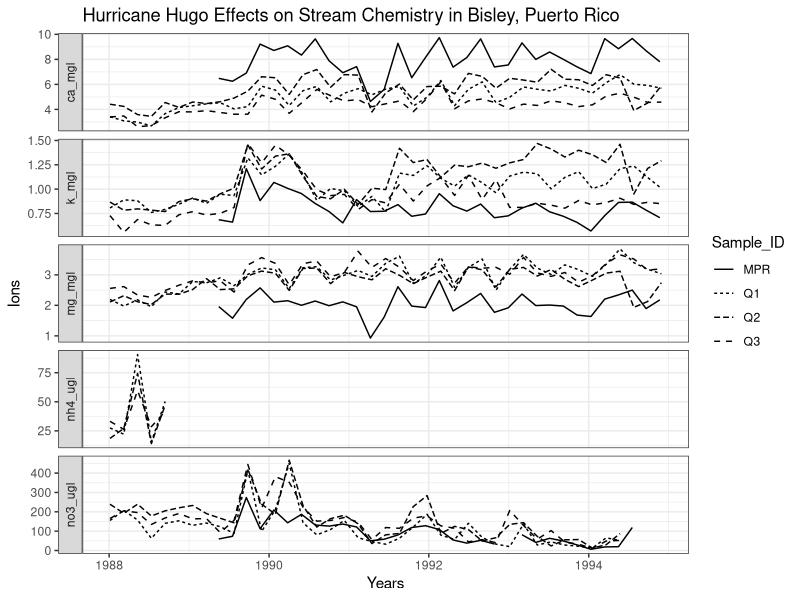

Source code (R):
library(tidyverse)
binded_long_output <- read_csv("output/bined_long.csv")
hurricane_date <- as.Date("1989-09-18")

figure3_recreation <- binded_long_output |>
  ggplot(
    mapping = aes(
      x = window_start,
      y = window_mean,
      group = Sample_ID,
      linetype = Sample_ID,
    )
  ) +
  geom_line() +
  theme_linedraw() +
  theme_bw() +
  theme(legend.position = "right") +
  facet_grid(vars(binded_long_output$ions), scales = "free", switch = "y") +
  ylab("Ions") +
  xlab("Years") +
  labs(title = "Hurricane Hugo Effects on Stream Chemistry in Bisley, Puerto Rico") 
   

figure3_recreation
